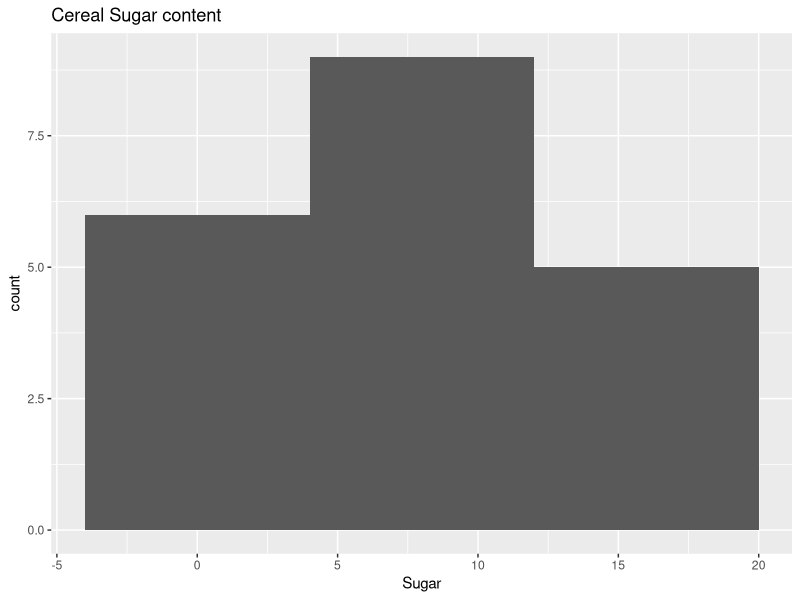
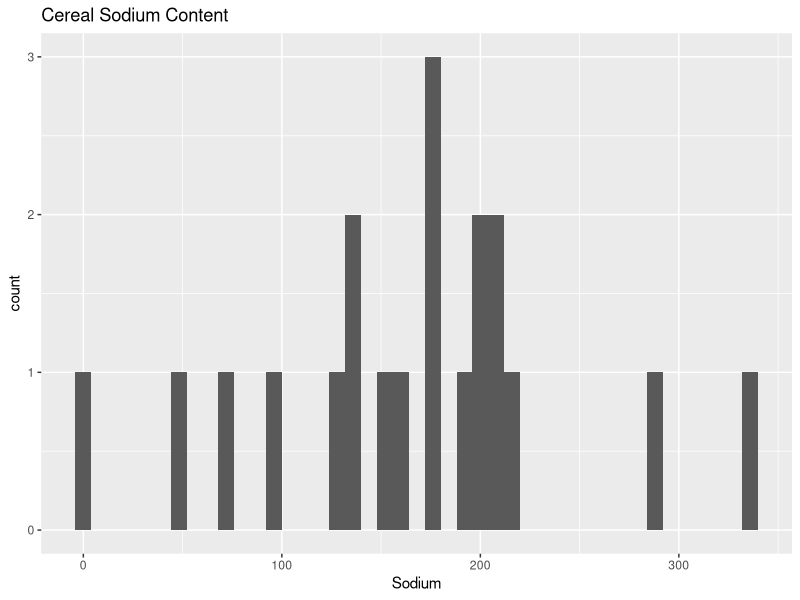
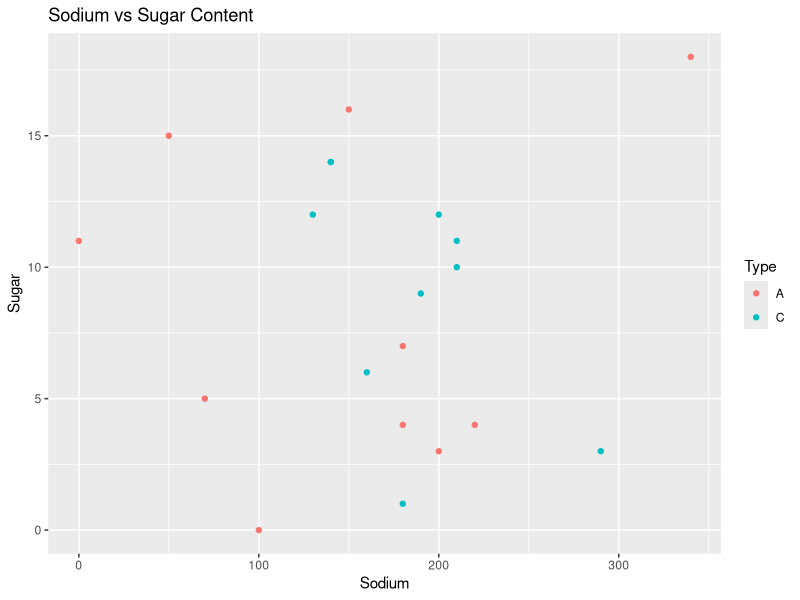

Generate these figures, in order, with R:
## ---- chunk 1
#| label: setup
#| warning: false
#| message: false
library(tidyverse)
library(ggplot2)
knitr::opts_chunk$set(echo = TRUE, warning=FALSE, message=FALSE)
## ---- chunk 2
cereal_df <- read_csv("_data/cereal.csv")
head(cereal_df)
## ---- chunk 3
colnames(cereal_df)
## ---- chunk 4
dim(cereal_df)
## ---- chunk 5
#Check for missing values
sum(is.na(cereal_df))
## ---- chunk 6
ggplot(cereal_df, aes(x = Sugar)) + geom_histogram(binwidth = 8) + ggtitle("Cereal Sugar content")
## ---- chunk 7
ggplot(cereal_df, aes(x = Sodium)) + geom_histogram(binwidth = 8) + ggtitle("Cereal Sodium Content")
## ---- chunk 8
ggplot(data = cereal_df)+ geom_point(mapping = aes(x = Sodium, y = Sugar,col=Type)) + ggtitle("Sodium vs Sugar Content")
